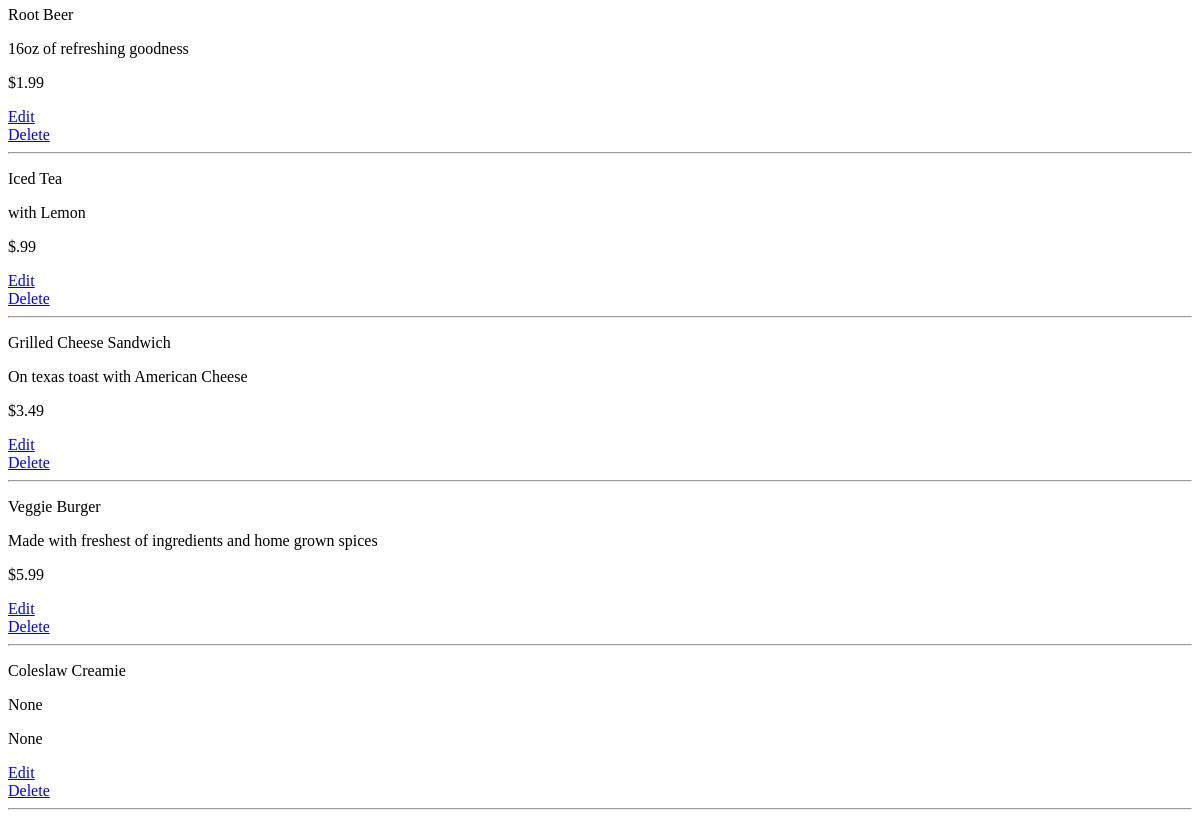
The app's page /restaurant/1/ (lower part), older data.
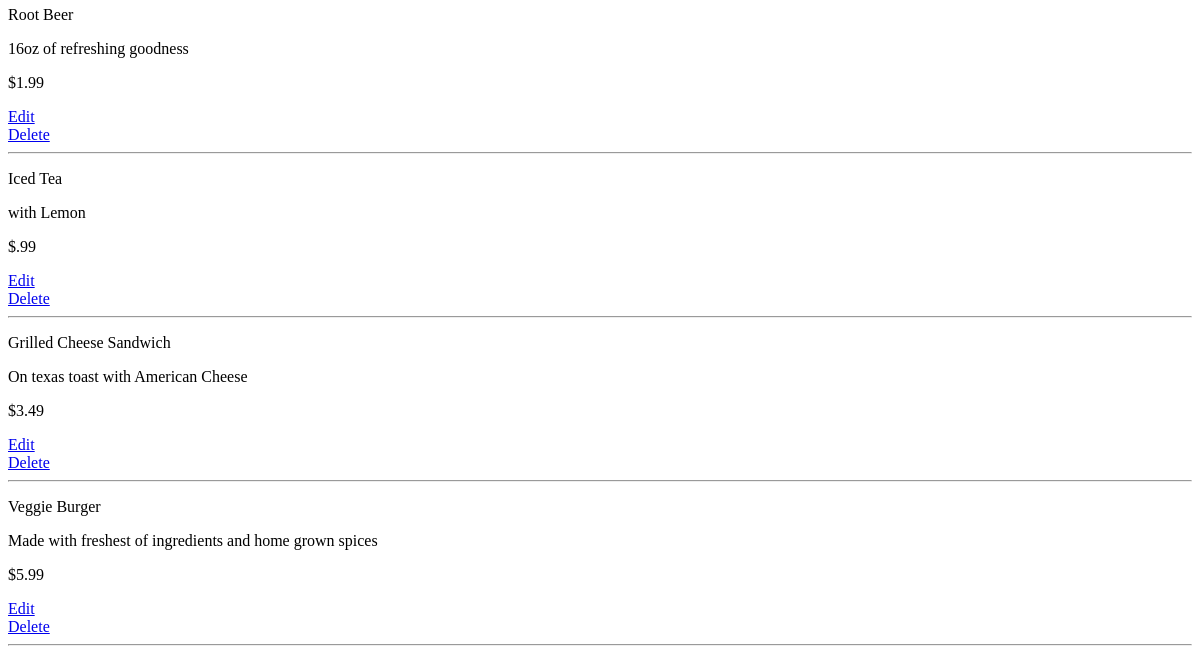
The same page, newer data.
### database_setup.py (models this page shows)
class MenuItem(Base):
    __tablename__ = 'menu_item'
    name = Column(String(80), nullable = False)
    id = Column(Integer, primary_key = True)
    course = Column(String(250))
    description = Column(String(250))
    price = Column(String(8))
    restaurant_id = Column(
        Integer, ForeignKey('restaurant.id')
    )
    restaurant = relationship(Restaurant)

### project.py (the view)
@app.route("/restaurant/<int:restaurant_id>/")
def restaurantMenu(restaurant_id):
    DBSession = sessionmaker(bind=engine)
    session = DBSession()
    restaurant = session.query(Restaurant).filter_by(id = restaurant_id).one()
    items = session.query(MenuItem).filter_by(restaurant_id = restaurant_id)
    return render_template('menu.html', restaurant = restaurant, items = items)

### templates/menu.html (shortened to what this page needs)
<!DOCTYPE html>
<html lang="en">
<head>
</head>
<body>
    <br>
    {% for i in items %}
    <div>
        <p>{{i.name}}</p>
        <p>{{i.description}}</p>
        <p> {{i.price}} </p>
        <a href='{{url_for('editMenuItem', restaurant_id = restaurant.id, menu_id = i.id) }}'>Edit</a>
        <a href = '{{url_for('deleteMenuItem', restaurant_id = restaurant.id, menu_id = i.id ) }}'>Delete</a>
        <hr>
    </div>
    {% endfor %}
</body>
</html>

Row changes from the older to the newer data that the page shows:
removed MenuItem: name "Coleslaw Creamie", description "None", price "None"
